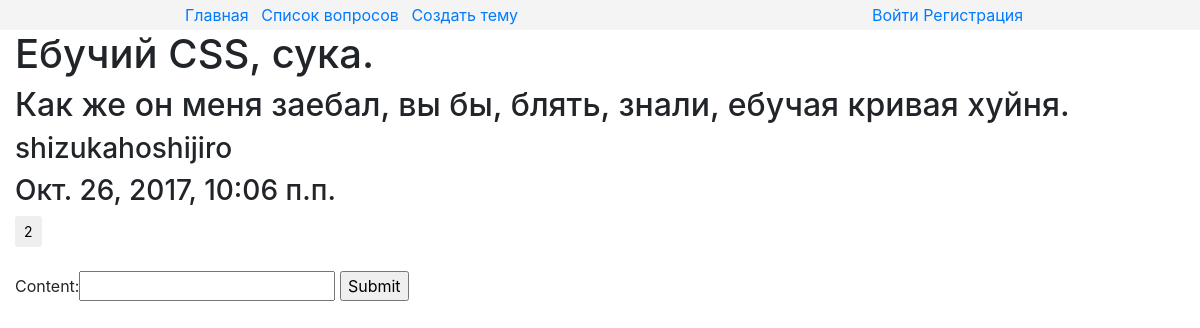
The page /9/ on the database as committed earlier.
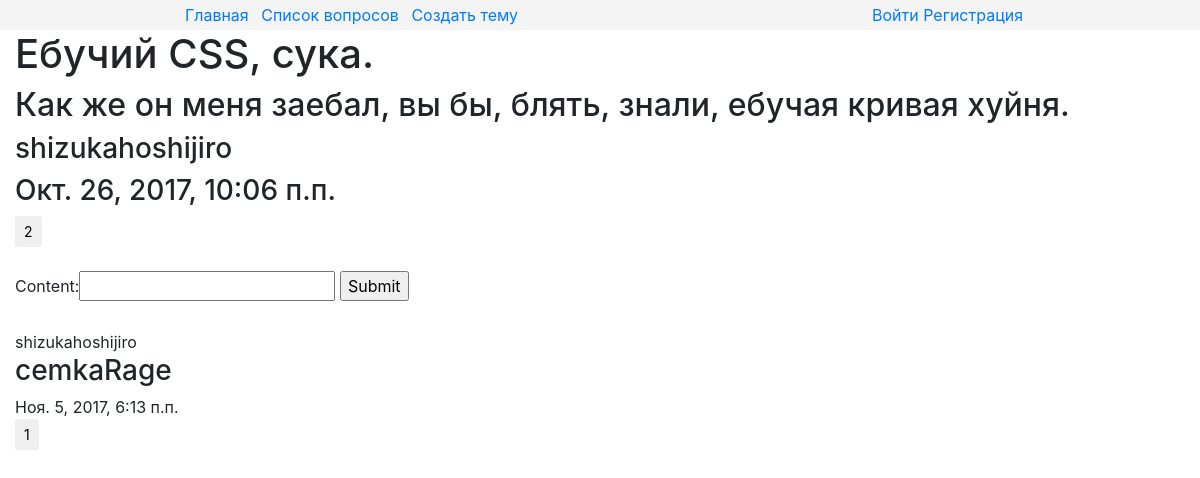
The same page on the database as committed later.
### comment_app/models.py (models this page shows)
class Comment(models.Model):
    author = models.ForeignKey(settings.AUTH_USER_MODEL,on_delete=PROTECT)
    content = models.CharField(max_length=120)
    pub_date = models.DateTimeField(auto_now_add=True)
    update_date = models.DateTimeField(auto_now=True)
    likes = GenericRelation(Like, related_query_name="likes", content_type_field="model_type")
    model_type = models.ForeignKey(ContentType)
    object_id = models.PositiveIntegerField()
    object = GenericForeignKey("model_type","object_id")
    objects = CustomCommentsQuerySet.as_manager()
    class Meta:
        ordering = ("-pub_date",)

### core/views.py (the view)
# urls.py: url(r"^(?P<pk>\d+)/$", views.TopicDetailView.as_view(), name="detail"),
class TopicDetailView(DetailView):
    model = Topic
    template_name = "core/detail.html"
    def get(self, request, *args, **kwargs):
        self.form = CommentForm
        return super(TopicDetailView, self).get(request,*args,**kwargs)
    def get_context_data(self, **kwargs):
        context = super(TopicDetailView, self).get_context_data(**kwargs)
        context["form"] = self.form
        return context

### comment_app/models.py (called while the page is built)
    def order_by_number_of_likes(self):
        queryset = self.annotate(likes_count=models.Count("likes")).order_by("-likes_count")
        return queryset

### core/templates/core/detail.html (shortened to what this page needs)
{% extends "core/patterns/parents/main.html" %}
{% block content %}
    <h1>{{ object.title }}</h1>
    <h2>{{ object.description }}</h2>
    <h3>{{ object.author }}</h3>
    <h3>{{ object.pub_date }}</h3>
    {% include "core/patterns/includes/like_from/like_form_for_topic.html" %}
    <br>
     <form action="{% url "comment_app:add_comment" %}" method="post">
        {{ form }}
        <input type="submit">
    </form>
    {% for comment in object.comments.all.order_by_number_of_likes %}
        <br>
        <div class="comment">
        {{ comment.author }}
        <h3>{{ comment.content }}</h3>
        {{ comment.pub_date }}
        </div>
        {% include "core/patterns/includes/like_from/like_form_for_comment.html" %}
        <br>
    {% endfor %}
{% endblock %}

### core/templates/core/patterns/includes/like_from/like_form.html (shortened to what this page needs)
<div class="like_form">
    <input type="submit" class="btn btn-sm btn-default" value="{% block number_of_likes %}{{ object.likes.count }}{% endblock %}">
</div>

Rows that differ between the two databases and show on the page:
added Comment: author "shizukahoshijiro", content "cemkaRage", pub_date "Ноя. 5, 2017, 6:13 п.п.", likes.count "1"
